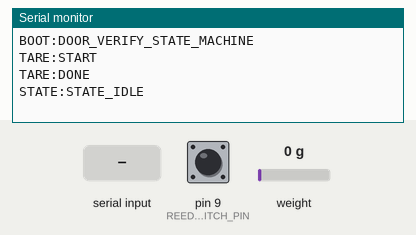
Bench run of a sketch on a simulated Arduino Uno, built with avr-gcc and run on an emulated ATmega328P. On the bench: the last lines printed to the serial monitor. The test bench sets the inputs (shaded band); at power-on: pin 9 (REED_SWITCH_PIN) HIGH, weight on the scale 0 g.

Above: at 2.2 s.
2.3 s: pin 9 (REED_SWITCH_PIN) pulled LOW for 0.15 s
At 3.4 s:
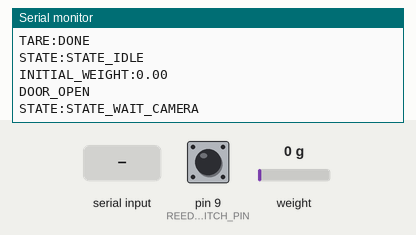
4.4 s: "HAND_RELEASED\n" received over Serial
At 5.4 s:
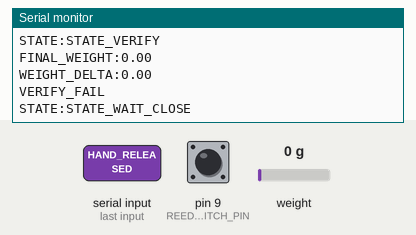

The sketch:

door_verify_state_machine.ino
```cpp
/*
 * Arduino Uno Q Door + Camera + Load Cell Verification State Machine
 *
 * Hardware:
 * - HX711 1 DT  -> D5
 * - HX711 1 SCK -> D6
 * - Reed 1 DO   -> D9
 * - Serial    -> 115200 baud
 *
 * Protocol to upper server:
 * - Arduino -> Server: DOOR_OPEN
 * - Server  -> Arduino: HAND_RELEASED
 * - Arduino -> Server: VERIFY_SUCCESS or VERIFY_FAIL
 */

#include <HX711.h>

const uint8_t LOADCELL_DOUT_PIN = 5;
const uint8_t LOADCELL_SCK_PIN = 6;
const uint8_t REED_SWITCH_PIN = 9;

// With INPUT_PULLUP, a common reed module/switch reads LOW when magnet is present.
const int REED_CLOSED_LEVEL = LOW;

const long SERIAL_BAUD = 115200;
const float CALIBRATION_FACTOR = 1.0f;  // Replace with your calibrated scale factor for grams.
const float VERIFY_THRESHOLD_G = 10.0f;
const uint8_t WEIGHT_SAMPLES = 5;

const unsigned long DEBOUNCE_MS = 40;
const size_t COMMAND_BUFFER_SIZE = 48;

enum SystemState {
  STATE_IDLE,
  STATE_WAIT_CAMERA,
  STATE_VERIFY,
  STATE_WAIT_CLOSE
};

HX711 scale;

SystemState currentState = STATE_IDLE;

float initialWeight = 0.0f;
float finalWeight = 0.0f;

int lastRawDoorReading = HIGH;
bool stableDoorClosed = false;
bool previousDoorClosed = false;
unsigned long lastDoorChangeMs = 0;

char serialBuffer[COMMAND_BUFFER_SIZE];
size_t serialIndex = 0;

const char* stateName(SystemState state) {
  switch (state) {
    case STATE_IDLE:
      return "STATE_IDLE";
    case STATE_WAIT_CAMERA:
      return "STATE_WAIT_CAMERA";
    case STATE_VERIFY:
      return "STATE_VERIFY";
    case STATE_WAIT_CLOSE:
      return "STATE_WAIT_CLOSE";
    default:
      return "UNKNOWN";
  }
}

void debugStateChange(SystemState nextState) {
  Serial.print("STATE:");
  Serial.println(stateName(nextState));
}

void setState(SystemState nextState) {
  if (currentState == nextState) {
    return;
  }

  currentState = nextState;
  debugStateChange(currentState);
}

bool updateDoorDebounce() {
  const int raw = digitalRead(REED_SWITCH_PIN);
  const unsigned long now = millis();

  if (raw != lastRawDoorReading) {
    lastRawDoorReading = raw;
    lastDoorChangeMs = now;
  }

  if (now - lastDoorChangeMs >= DEBOUNCE_MS) {
    stableDoorClosed = (raw == REED_CLOSED_LEVEL);
  }

  return stableDoorClosed;
}

bool doorOpenedEdge() {
  return previousDoorClosed && !stableDoorClosed;
}

bool doorClosedEdge() {
  return !previousDoorClosed && stableDoorClosed;
}

float readWeightGrams() {
  if (!scale.is_ready()) {
    Serial.println("WARN:HX711_NOT_READY");
    return scale.get_units(1);
  }

  return scale.get_units(WEIGHT_SAMPLES);
}

bool readSerialLine(char* out, size_t outSize) {
  while (Serial.available() > 0) {
    const char c = (char)Serial.read();

    if (c == '\r') {
      continue;
    }

    if (c == '\n') {
      serialBuffer[serialIndex] = '\0';

      const size_t copyLen = min(serialIndex, outSize - 1);
      memcpy(out, serialBuffer, copyLen);
      out[copyLen] = '\0';

      serialIndex = 0;
      return copyLen > 0;
    }

    if (serialIndex < COMMAND_BUFFER_SIZE - 1) {
      serialBuffer[serialIndex++] = c;
    } else {
      serialIndex = 0;
      Serial.println("WARN:SERIAL_BUFFER_OVERFLOW");
    }
  }

  return false;
}

void handleIdle() {
  if (!doorOpenedEdge()) {
    return;
  }

  initialWeight = readWeightGrams();

  Serial.print("INITIAL_WEIGHT:");
  Serial.println(initialWeight, 2);
  Serial.println("DOOR_OPEN");

  setState(STATE_WAIT_CAMERA);
}

void handleWaitCamera() {
  char command[COMMAND_BUFFER_SIZE];

  if (!readSerialLine(command, sizeof(command))) {
    return;
  }

  Serial.print("RX:");
  Serial.println(command);

  if (strcmp(command, "HAND_RELEASED") == 0) {
    setState(STATE_VERIFY);
  }
}

void handleVerify() {
  finalWeight = readWeightGrams();
  const float delta = finalWeight - initialWeight;

  Serial.print("FINAL_WEIGHT:");
  Serial.println(finalWeight, 2);
  Serial.print("WEIGHT_DELTA:");
  Serial.println(delta, 2);

  if (delta >= VERIFY_THRESHOLD_G) {
    Serial.println("VERIFY_SUCCESS");
  } else {
    Serial.println("VERIFY_FAIL");
  }

  setState(STATE_WAIT_CLOSE);
}

void handleWaitClose() {
  if (doorClosedEdge()) {
    setState(STATE_IDLE);
  }
}

void setup() {
  Serial.begin(SERIAL_BAUD);

  pinMode(REED_SWITCH_PIN, INPUT_PULLUP);

  scale.begin(LOADCELL_DOUT_PIN, LOADCELL_SCK_PIN);
  scale.set_scale(CALIBRATION_FACTOR);

  Serial.println("BOOT:DOOR_VERIFY_STATE_MACHINE");
  Serial.println("TARE:START");
  scale.tare();
  Serial.println("TARE:DONE");

  lastRawDoorReading = digitalRead(REED_SWITCH_PIN);
  stableDoorClosed = (lastRawDoorReading == REED_CLOSED_LEVEL);
  previousDoorClosed = stableDoorClosed;
  lastDoorChangeMs = millis();

  debugStateChange(currentState);
}

void loop() {
  updateDoorDebounce();

  switch (currentState) {
    case STATE_IDLE:
      handleIdle();
      break;
    case STATE_WAIT_CAMERA:
      handleWaitCamera();
      break;
    case STATE_VERIFY:
      handleVerify();
      break;
    case STATE_WAIT_CLOSE:
      handleWaitClose();
      break;
  }

  previousDoorClosed = stableDoorClosed;
}
```

Measured:
- after the input at 2.3 s, the serial monitor: prints a new line after 0.69 s (image 1)
- after the input at 4.4 s, the serial monitor: prints a new line at once (image 2)
